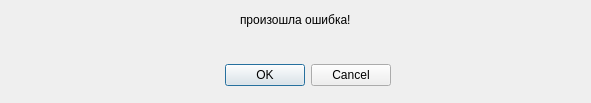
<?xml version="1.0" encoding="UTF-8"?>
<ui version="4.0">
 <class>Dialog</class>
 <widget class="QDialog" name="Dialog">
  <property name="geometry">
   <rect>
    <x>0</x>
    <y>0</y>
    <width>591</width>
    <height>103</height>
   </rect>
  </property>
  <property name="windowTitle">
   <string>Dialog</string>
  </property>
  <widget class="QWidget" name="verticalLayoutWidget">
   <property name="geometry">
    <rect>
     <x>10</x>
     <y>10</y>
     <width>571</width>
     <height>76</height>
    </rect>
   </property>
   <layout class="QVBoxLayout" name="verticalLayout">
    <item>
     <layout class="QHBoxLayout" name="horizontalLayout_2">
      <item>
       <spacer name="horizontalSpacer_4">
        <property name="orientation">
         <enum>Qt::Horizontal</enum>
        </property>
        <property name="sizeHint" stdset="0">
         <size>
          <width>40</width>
          <height>20</height>
         </size>
        </property>
       </spacer>
      </item>
      <item>
       <widget class="QLabel" name="info">
        <property name="text">
         <string>произошла ошибка!</string>
        </property>
       </widget>
      </item>
      <item>
       <spacer name="horizontalSpacer_3">
        <property name="orientation">
         <enum>Qt::Horizontal</enum>
        </property>
        <property name="sizeHint" stdset="0">
         <size>
          <width>40</width>
          <height>20</height>
         </size>
        </property>
       </spacer>
      </item>
     </layout>
    </item>
    <item>
     <spacer name="verticalSpacer">
      <property name="orientation">
       <enum>Qt::Vertical</enum>
      </property>
      <property name="sizeHint" stdset="0">
       <size>
        <width>20</width>
        <height>40</height>
       </size>
      </property>
     </spacer>
    </item>
    <item>
     <layout class="QHBoxLayout" name="horizontalLayout">
      <item>
       <spacer name="horizontalSpacer_2">
        <property name="orientation">
         <enum>Qt::Horizontal</enum>
        </property>
        <property name="sizeHint" stdset="0">
         <size>
          <width>40</width>
          <height>20</height>
         </size>
        </property>
       </spacer>
      </item>
      <item>
       <widget class="QDialogButtonBox" name="buttonBox">
        <property name="orientation">
         <enum>Qt::Horizontal</enum>
        </property>
        <property name="standardButtons">
         <set>QDialogButtonBox::Cancel|QDialogButtonBox::Ok</set>
        </property>
       </widget>
      </item>
      <item>
       <spacer name="horizontalSpacer">
        <property name="orientation">
         <enum>Qt::Horizontal</enum>
        </property>
        <property name="sizeHint" stdset="0">
         <size>
          <width>40</width>
          <height>20</height>
         </size>
        </property>
       </spacer>
      </item>
     </layout>
    </item>
   </layout>
  </widget>
 </widget>
 <resources/>
 <connections>
  <connection>
   <sender>buttonBox</sender>
   <signal>accepted()</signal>
   <receiver>Dialog</receiver>
   <slot>accept()</slot>
   <hints>
    <hint type="sourcelabel">
     <x>248</x>
     <y>254</y>
    </hint>
    <hint type="destinationlabel">
     <x>157</x>
     <y>274</y>
    </hint>
   </hints>
  </connection>
  <connection>
   <sender>buttonBox</sender>
   <signal>rejected()</signal>
   <receiver>Dialog</receiver>
   <slot>reject()</slot>
   <hints>
    <hint type="sourcelabel">
     <x>316</x>
     <y>260</y>
    </hint>
    <hint type="destinationlabel">
     <x>286</x>
     <y>274</y>
    </hint>
   </hints>
  </connection>
 </connections>
</ui>
